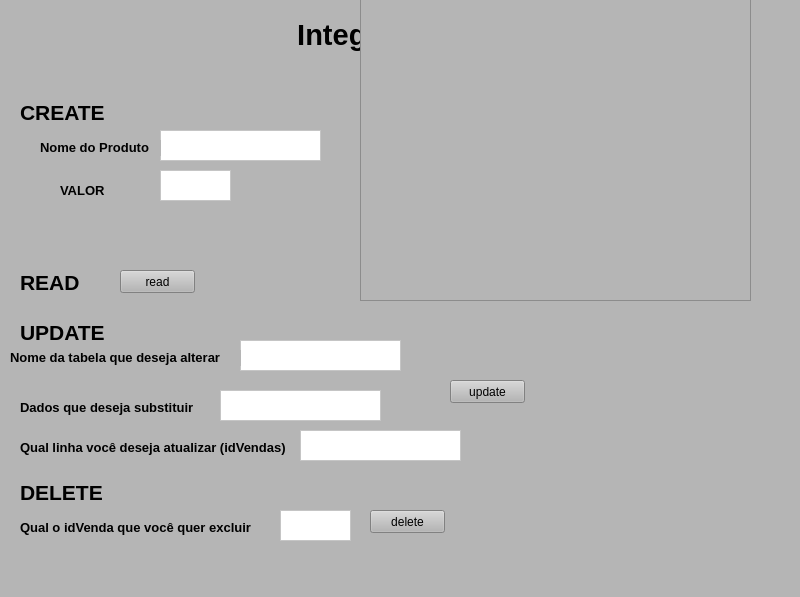
<?xml version="1.0" encoding="UTF-8"?>
<ui version="4.0">
 <class>MainWindow</class>
 <widget class="QMainWindow" name="MainWindow">
  <property name="geometry">
   <rect>
    <x>0</x>
    <y>0</y>
    <width>800</width>
    <height>597</height>
   </rect>
  </property>
  <property name="windowTitle">
   <string>MainWindow</string>
  </property>
  <property name="styleSheet">
   <string notr="true">background-color: rgb(181, 181, 181);</string>
  </property>
  <widget class="QWidget" name="centralwidget">
   <widget class="QLabel" name="label">
    <property name="geometry">
     <rect>
      <x>290</x>
      <y>10</y>
      <width>211</width>
      <height>51</height>
     </rect>
    </property>
    <property name="text">
     <string>&lt;html&gt;&lt;head/&gt;&lt;body&gt;&lt;p align=&quot;center&quot;&gt;&lt;span style=&quot; font-size:22pt; font-weight:600;&quot;&gt;Integração BD&lt;/span&gt;&lt;/p&gt;&lt;/body&gt;&lt;/html&gt;</string>
    </property>
   </widget>
   <widget class="QLabel" name="label_2">
    <property name="geometry">
     <rect>
      <x>20</x>
      <y>100</y>
      <width>91</width>
      <height>21</height>
     </rect>
    </property>
    <property name="text">
     <string>&lt;html&gt;&lt;head/&gt;&lt;body&gt;&lt;p&gt;&lt;span style=&quot; font-size:16pt; font-weight:600;&quot;&gt;CREATE&lt;/span&gt;&lt;/p&gt;&lt;/body&gt;&lt;/html&gt;</string>
    </property>
   </widget>
   <widget class="QLabel" name="label_3">
    <property name="geometry">
     <rect>
      <x>40</x>
      <y>140</y>
      <width>121</width>
      <height>16</height>
     </rect>
    </property>
    <property name="text">
     <string>&lt;html&gt;&lt;head/&gt;&lt;body&gt;&lt;p&gt;&lt;span style=&quot; font-size:10pt; font-weight:600;&quot;&gt;Nome do Produto&lt;/span&gt;&lt;/p&gt;&lt;/body&gt;&lt;/html&gt;</string>
    </property>
   </widget>
   <widget class="QTextEdit" name="textEdit">
    <property name="geometry">
     <rect>
      <x>160</x>
      <y>130</y>
      <width>161</width>
      <height>31</height>
     </rect>
    </property>
    <property name="styleSheet">
     <string notr="true">background-color: rgb(255, 255, 255);</string>
    </property>
   </widget>
   <widget class="QLabel" name="label_4">
    <property name="geometry">
     <rect>
      <x>60</x>
      <y>180</y>
      <width>51</width>
      <height>21</height>
     </rect>
    </property>
    <property name="text">
     <string>&lt;html&gt;&lt;head/&gt;&lt;body&gt;&lt;p&gt;&lt;span style=&quot; font-size:10pt; font-weight:600;&quot;&gt;VALOR&lt;/span&gt;&lt;/p&gt;&lt;/body&gt;&lt;/html&gt;</string>
    </property>
   </widget>
   <widget class="QTextEdit" name="textEdit_2">
    <property name="geometry">
     <rect>
      <x>160</x>
      <y>170</y>
      <width>71</width>
      <height>31</height>
     </rect>
    </property>
    <property name="styleSheet">
     <string notr="true">background-color: rgb(255, 255, 255);</string>
    </property>
   </widget>
   <widget class="QLabel" name="label_5">
    <property name="geometry">
     <rect>
      <x>20</x>
      <y>270</y>
      <width>61</width>
      <height>21</height>
     </rect>
    </property>
    <property name="text">
     <string>&lt;html&gt;&lt;head/&gt;&lt;body&gt;&lt;p&gt;&lt;span style=&quot; font-size:16pt; font-weight:600;&quot;&gt;READ&lt;/span&gt;&lt;/p&gt;&lt;/body&gt;&lt;/html&gt;</string>
    </property>
   </widget>
   <widget class="QLabel" name="label_6">
    <property name="geometry">
     <rect>
      <x>20</x>
      <y>320</y>
      <width>91</width>
      <height>21</height>
     </rect>
    </property>
    <property name="text">
     <string>&lt;html&gt;&lt;head/&gt;&lt;body&gt;&lt;p&gt;&lt;span style=&quot; font-size:16pt; font-weight:600;&quot;&gt;UPDATE&lt;/span&gt;&lt;/p&gt;&lt;/body&gt;&lt;/html&gt;</string>
    </property>
   </widget>
   <widget class="QTextEdit" name="textEdit_3">
    <property name="geometry">
     <rect>
      <x>240</x>
      <y>340</y>
      <width>161</width>
      <height>31</height>
     </rect>
    </property>
    <property name="styleSheet">
     <string notr="true">background-color: rgb(255, 255, 255);</string>
    </property>
   </widget>
   <widget class="QTextEdit" name="textEdit_4">
    <property name="geometry">
     <rect>
      <x>220</x>
      <y>390</y>
      <width>161</width>
      <height>31</height>
     </rect>
    </property>
    <property name="styleSheet">
     <string notr="true">background-color: rgb(255, 255, 255);</string>
    </property>
   </widget>
   <widget class="QLabel" name="label_7">
    <property name="geometry">
     <rect>
      <x>10</x>
      <y>350</y>
      <width>231</width>
      <height>16</height>
     </rect>
    </property>
    <property name="text">
     <string>&lt;html&gt;&lt;head/&gt;&lt;body&gt;&lt;p&gt;&lt;span style=&quot; font-size:10pt; font-weight:600;&quot;&gt;Nome da tabela que deseja alterar&lt;/span&gt;&lt;/p&gt;&lt;/body&gt;&lt;/html&gt;</string>
    </property>
   </widget>
   <widget class="QLabel" name="label_9">
    <property name="geometry">
     <rect>
      <x>20</x>
      <y>400</y>
      <width>181</width>
      <height>16</height>
     </rect>
    </property>
    <property name="text">
     <string>&lt;html&gt;&lt;head/&gt;&lt;body&gt;&lt;p&gt;&lt;span style=&quot; font-size:10pt; font-weight:600;&quot;&gt;Dados que deseja substituir&lt;/span&gt;&lt;/p&gt;&lt;/body&gt;&lt;/html&gt;</string>
    </property>
   </widget>
   <widget class="QLabel" name="label_8">
    <property name="geometry">
     <rect>
      <x>20</x>
      <y>480</y>
      <width>91</width>
      <height>21</height>
     </rect>
    </property>
    <property name="text">
     <string>&lt;html&gt;&lt;head/&gt;&lt;body&gt;&lt;p&gt;&lt;span style=&quot; font-size:16pt; font-weight:600;&quot;&gt;DELETE&lt;/span&gt;&lt;/p&gt;&lt;/body&gt;&lt;/html&gt;</string>
    </property>
   </widget>
   <widget class="QLabel" name="label_10">
    <property name="geometry">
     <rect>
      <x>20</x>
      <y>520</y>
      <width>251</width>
      <height>16</height>
     </rect>
    </property>
    <property name="text">
     <string>&lt;html&gt;&lt;head/&gt;&lt;body&gt;&lt;p&gt;&lt;span style=&quot; font-size:10pt; font-weight:600;&quot;&gt;Qual o idVenda que você quer excluir&lt;/span&gt;&lt;/p&gt;&lt;/body&gt;&lt;/html&gt;</string>
    </property>
   </widget>
   <widget class="QTextEdit" name="textEdit_5">
    <property name="geometry">
     <rect>
      <x>280</x>
      <y>510</y>
      <width>71</width>
      <height>31</height>
     </rect>
    </property>
    <property name="styleSheet">
     <string notr="true">background-color: rgb(255, 255, 255);</string>
    </property>
   </widget>
   <widget class="QPushButton" name="pushButton_5">
    <property name="geometry">
     <rect>
      <x>390</x>
      <y>160</y>
      <width>75</width>
      <height>23</height>
     </rect>
    </property>
    <property name="text">
     <string>create</string>
    </property>
   </widget>
   <widget class="QPushButton" name="pushButton_6">
    <property name="geometry">
     <rect>
      <x>120</x>
      <y>270</y>
      <width>75</width>
      <height>23</height>
     </rect>
    </property>
    <property name="text">
     <string>read</string>
    </property>
   </widget>
   <widget class="QPushButton" name="pushButton_7">
    <property name="geometry">
     <rect>
      <x>450</x>
      <y>380</y>
      <width>75</width>
      <height>23</height>
     </rect>
    </property>
    <property name="text">
     <string>update</string>
    </property>
   </widget>
   <widget class="QPushButton" name="pushButton_8">
    <property name="geometry">
     <rect>
      <x>370</x>
      <y>510</y>
      <width>75</width>
      <height>23</height>
     </rect>
    </property>
    <property name="text">
     <string>delete</string>
    </property>
   </widget>
   <widget class="QLabel" name="label_11">
    <property name="geometry">
     <rect>
      <x>20</x>
      <y>440</y>
      <width>281</width>
      <height>16</height>
     </rect>
    </property>
    <property name="text">
     <string>&lt;html&gt;&lt;head/&gt;&lt;body&gt;&lt;p&gt;&lt;span style=&quot; font-size:10pt; font-weight:600;&quot;&gt;Qual linha você deseja atualizar (idVendas)&lt;/span&gt;&lt;/p&gt;&lt;/body&gt;&lt;/html&gt;</string>
    </property>
   </widget>
   <widget class="QTextEdit" name="textEdit_6">
    <property name="geometry">
     <rect>
      <x>300</x>
      <y>430</y>
      <width>161</width>
      <height>31</height>
     </rect>
    </property>
    <property name="styleSheet">
     <string notr="true">background-color: rgb(255, 255, 255);</string>
    </property>
   </widget>
   <widget class="QTableWidget" name="tableWidget_resultados">
    <property name="geometry">
     <rect>
      <x>360</x>
      <y>-20</y>
      <width>391</width>
      <height>321</height>
     </rect>
    </property>
   </widget>
   <zorder>label</zorder>
   <zorder>label_2</zorder>
   <zorder>textEdit</zorder>
   <zorder>label_4</zorder>
   <zorder>label_3</zorder>
   <zorder>textEdit_2</zorder>
   <zorder>label_5</zorder>
   <zorder>label_6</zorder>
   <zorder>textEdit_3</zorder>
   <zorder>textEdit_4</zorder>
   <zorder>label_7</zorder>
   <zorder>label_9</zorder>
   <zorder>label_8</zorder>
   <zorder>label_10</zorder>
   <zorder>textEdit_5</zorder>
   <zorder>pushButton_5</zorder>
   <zorder>pushButton_6</zorder>
   <zorder>pushButton_7</zorder>
   <zorder>pushButton_8</zorder>
   <zorder>label_11</zorder>
   <zorder>textEdit_6</zorder>
   <zorder>tableWidget_resultados</zorder>
  </widget>
  <widget class="QMenuBar" name="menubar">
   <property name="geometry">
    <rect>
     <x>0</x>
     <y>0</y>
     <width>800</width>
     <height>21</height>
    </rect>
   </property>
  </widget>
  <widget class="QStatusBar" name="statusbar"/>
 </widget>
 <resources/>
 <connections>
  <connection>
   <sender>pushButton_6</sender>
   <signal>clicked()</signal>
   <receiver>tableWidget_resultados</receiver>
   <slot>selectAll()</slot>
   <hints>
    <hint type="sourcelabel">
     <x>154</x>
     <y>296</y>
    </hint>
    <hint type="destinationlabel">
     <x>506</x>
     <y>202</y>
    </hint>
   </hints>
  </connection>
 </connections>
</ui>
